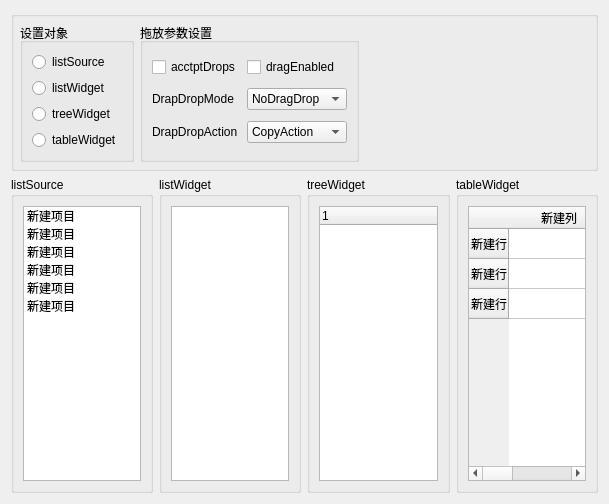
<?xml version="1.0" encoding="UTF-8"?>
<ui version="4.0">
 <class>Widget</class>
 <widget class="QWidget" name="Widget">
  <property name="geometry">
   <rect>
    <x>0</x>
    <y>0</y>
    <width>609</width>
    <height>504</height>
   </rect>
  </property>
  <property name="windowTitle">
   <string>Widget</string>
  </property>
  <layout class="QVBoxLayout" name="verticalLayout_6">
   <item>
    <widget class="QGroupBox" name="groupBox_3">
     <property name="title">
      <string/>
     </property>
     <layout class="QHBoxLayout" name="horizontalLayout">
      <property name="spacing">
       <number>6</number>
      </property>
      <property name="leftMargin">
       <number>6</number>
      </property>
      <property name="topMargin">
       <number>6</number>
      </property>
      <property name="rightMargin">
       <number>6</number>
      </property>
      <property name="bottomMargin">
       <number>6</number>
      </property>
      <item>
       <widget class="QGroupBox" name="groupBox">
        <property name="title">
         <string>设置对象</string>
        </property>
        <layout class="QVBoxLayout" name="verticalLayout">
         <item>
          <widget class="QRadioButton" name="rBtnSource">
           <property name="text">
            <string>listSource</string>
           </property>
          </widget>
         </item>
         <item>
          <widget class="QRadioButton" name="rBtnList">
           <property name="text">
            <string>listWidget</string>
           </property>
          </widget>
         </item>
         <item>
          <widget class="QRadioButton" name="rBtnTree">
           <property name="text">
            <string>treeWidget</string>
           </property>
          </widget>
         </item>
         <item>
          <widget class="QRadioButton" name="rBtnTable">
           <property name="text">
            <string>tableWidget</string>
           </property>
          </widget>
         </item>
        </layout>
       </widget>
      </item>
      <item>
       <widget class="QGroupBox" name="groupBox_2">
        <property name="title">
         <string>拖放参数设置</string>
        </property>
        <layout class="QGridLayout" name="gridLayout">
         <item row="0" column="0">
          <widget class="QCheckBox" name="chkBoxAcceptDrops">
           <property name="text">
            <string>acctptDrops</string>
           </property>
          </widget>
         </item>
         <item row="0" column="1">
          <widget class="QCheckBox" name="chkBoxDragEnabled">
           <property name="text">
            <string>dragEnabled</string>
           </property>
          </widget>
         </item>
         <item row="1" column="0">
          <widget class="QLabel" name="label">
           <property name="text">
            <string>DrapDropMode</string>
           </property>
          </widget>
         </item>
         <item row="1" column="1">
          <widget class="QComboBox" name="cBoxDropMode">
           <item>
            <property name="text">
             <string>NoDragDrop</string>
            </property>
           </item>
           <item>
            <property name="text">
             <string>DragOnly</string>
            </property>
           </item>
           <item>
            <property name="text">
             <string>DropOnly</string>
            </property>
           </item>
           <item>
            <property name="text">
             <string>DragDrop</string>
            </property>
           </item>
           <item>
            <property name="text">
             <string>InternalMove</string>
            </property>
           </item>
          </widget>
         </item>
         <item row="2" column="0">
          <widget class="QLabel" name="label_2">
           <property name="text">
            <string>DrapDropAction</string>
           </property>
          </widget>
         </item>
         <item row="2" column="1">
          <widget class="QComboBox" name="cBoxDropAction">
           <item>
            <property name="text">
             <string>CopyAction</string>
            </property>
           </item>
           <item>
            <property name="text">
             <string>MoveAction</string>
            </property>
           </item>
           <item>
            <property name="text">
             <string>LinkAction</string>
            </property>
           </item>
           <item>
            <property name="text">
             <string>IgnoreAction</string>
            </property>
           </item>
          </widget>
         </item>
        </layout>
       </widget>
      </item>
      <item>
       <spacer name="horizontalSpacer">
        <property name="orientation">
         <enum>Qt::Horizontal</enum>
        </property>
        <property name="sizeHint" stdset="0">
         <size>
          <width>257</width>
          <height>20</height>
         </size>
        </property>
       </spacer>
      </item>
     </layout>
    </widget>
   </item>
   <item>
    <layout class="QHBoxLayout" name="horizontalLayout_2">
     <item>
      <widget class="QGroupBox" name="groupBoxSource">
       <property name="title">
        <string>listSource</string>
       </property>
       <layout class="QVBoxLayout" name="verticalLayout_2">
        <item>
         <widget class="QListWidget" name="listWidgetSource">
          <item>
           <property name="text">
            <string>新建项目</string>
           </property>
           <property name="icon">
            <iconset resource="res.qrc">
             <normaloff>:/img/delete (3).png</normaloff>:/img/delete (3).png</iconset>
           </property>
          </item>
          <item>
           <property name="text">
            <string>新建项目</string>
           </property>
           <property name="icon">
            <iconset resource="res.qrc">
             <normaloff>:/img/diskette.png</normaloff>:/img/diskette.png</iconset>
           </property>
          </item>
          <item>
           <property name="text">
            <string>新建项目</string>
           </property>
           <property name="icon">
            <iconset resource="res.qrc">
             <normaloff>:/img/folder (5).png</normaloff>:/img/folder (5).png</iconset>
           </property>
          </item>
          <item>
           <property name="text">
            <string>新建项目</string>
           </property>
           <property name="icon">
            <iconset resource="res.qrc">
             <normaloff>:/img/smart-tv.png</normaloff>:/img/smart-tv.png</iconset>
           </property>
          </item>
          <item>
           <property name="text">
            <string>新建项目</string>
           </property>
           <property name="icon">
            <iconset resource="res.qrc">
             <normaloff>:/img/icon.png</normaloff>:/img/icon.png</iconset>
           </property>
          </item>
          <item>
           <property name="text">
            <string>新建项目</string>
           </property>
           <property name="icon">
            <iconset resource="res.qrc">
             <normaloff>:/img/gallery.png</normaloff>:/img/gallery.png</iconset>
           </property>
          </item>
         </widget>
        </item>
       </layout>
      </widget>
     </item>
     <item>
      <widget class="QGroupBox" name="groupBoxList">
       <property name="title">
        <string>listWidget</string>
       </property>
       <layout class="QVBoxLayout" name="verticalLayout_3">
        <item>
         <widget class="QListWidget" name="listWidget"/>
        </item>
       </layout>
      </widget>
     </item>
     <item>
      <widget class="QGroupBox" name="groupBoxTree">
       <property name="title">
        <string>treeWidget</string>
       </property>
       <layout class="QVBoxLayout" name="verticalLayout_4">
        <item>
         <widget class="QTreeWidget" name="treeWidget">
          <column>
           <property name="text">
            <string notr="true">1</string>
           </property>
          </column>
         </widget>
        </item>
       </layout>
      </widget>
     </item>
     <item>
      <widget class="QGroupBox" name="groupBoxTable">
       <property name="title">
        <string>tableWidget</string>
       </property>
       <layout class="QVBoxLayout" name="verticalLayout_5">
        <item>
         <widget class="QTableWidget" name="tableWidget">
          <row>
           <property name="text">
            <string>新建行</string>
           </property>
          </row>
          <row>
           <property name="text">
            <string>新建行</string>
           </property>
          </row>
          <row>
           <property name="text">
            <string>新建行</string>
           </property>
          </row>
          <column>
           <property name="text">
            <string>新建列</string>
           </property>
          </column>
          <column>
           <property name="text">
            <string>新建列</string>
           </property>
          </column>
          <column>
           <property name="text">
            <string>新建列</string>
           </property>
          </column>
         </widget>
        </item>
       </layout>
      </widget>
     </item>
    </layout>
   </item>
  </layout>
 </widget>
 <resources>
  <include location="res.qrc"/>
 </resources>
 <connections/>
</ui>
